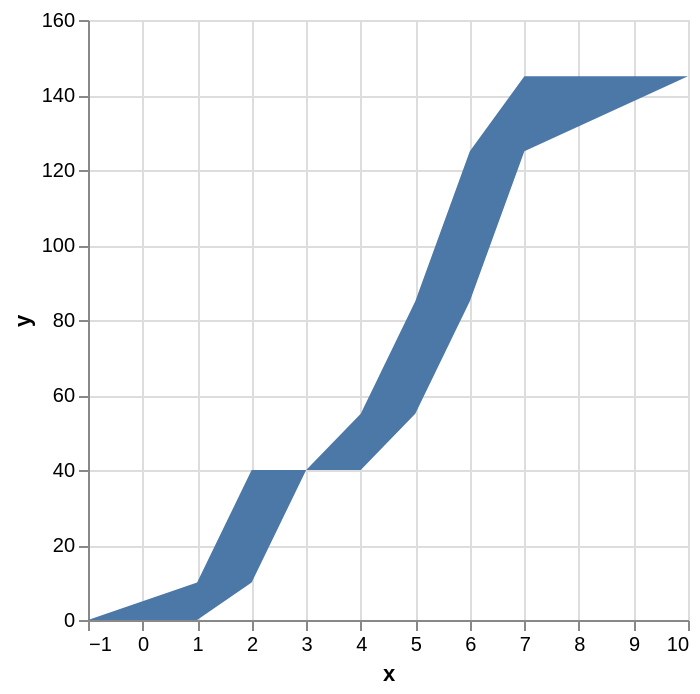

Specify this chart in Vega-Lite:
### Vega specification from a JSON file in a GitHub repository (floating-point values rounded to 4 significant figures)
{"$schema": "https://vega.github.io/schema/vega/v6.json", "background": "white", "padding": 5, "width": 300, "height": 300, "style": "cell", "data": [{"name": "source_0", "values": [{"x": -1, "y": null}, {"x": 1, "y": 10}, {"x": 2, "y": 30}, {"x": 3, "y": null}, {"x": 4, "y": 15}, {"x": 5, "y": 30}, {"x": 6, "y": 40}, {"x": 7, "y": 20}, {"x": 10, "y": null}]}, {"name": "data_0", "source": "source_0", "transform": [{"type": "formula", "expr": "toNumber(datum[\"x\"])", "as": "x"}, {"type": "stack", "groupby": [], "field": "y", "sort": {"field": [], "order": []}, "as": ["y_start", "y_end"], "offset": "zero"}]}], "marks": [{"name": "marks", "type": "area", "style": ["area"], "sort": {"field": "x"}, "from": {"data": "data_0"}, "encode": {"update": {"orient": {"value": "vertical"}, "fill": {"value": "#4c78a8"}, "description": {"signal": "\"x: \" + (format(datum[\"x\"], \"\")) + \"; y: \" + (format(datum[\"y\"], \"\"))"}, "x": [{"test": "!isValid(datum[\"x\"]) || !isFinite(+datum[\"x\"])", "signal": "scale('x', inrange(0, domain('x')) ? 0 : domain('x')[0])"}, {"scale": "x", "field": "x"}], "y": {"scale": "y", "field": "y_end"}, "y2": {"scale": "y", "field": "y_start"}}}}], "scales": [{"name": "x", "type": "linear", "domain": {"data": "data_0", "field": "x"}, "range": [0, {"signal": "width"}], "nice": true, "zero": false}, {"name": "y", "type": "linear", "domain": {"data": "data_0", "fields": ["y_start", "y_end"]}, "range": [{"signal": "height"}, 0], "nice": true, "zero": true}], "axes": [{"scale": "x", "orient": "bottom", "gridScale": "y", "grid": true, "tickCount": {"signal": "ceil(width/40)"}, "domain": false, "labels": false, "aria": false, "maxExtent": 0, "minExtent": 0, "ticks": false, "zindex": 0}, {"scale": "y", "orient": "left", "gridScale": "x", "grid": true, "tickCount": {"signal": "ceil(height/40)"}, "domain": false, "labels": false, "aria": false, "maxExtent": 0, "minExtent": 0, "ticks": false, "zindex": 0}, {"scale": "x", "orient": "bottom", "grid": false, "title": "x", "labelFlush": true, "labelOverlap": true, "tickCount": {"signal": "ceil(width/40)"}, "zindex": 0}, {"scale": "y", "orient": "left", "grid": false, "title": "y", "labelOverlap": true, "tickCount": {"signal": "ceil(height/40)"}, "zindex": 0}]}
